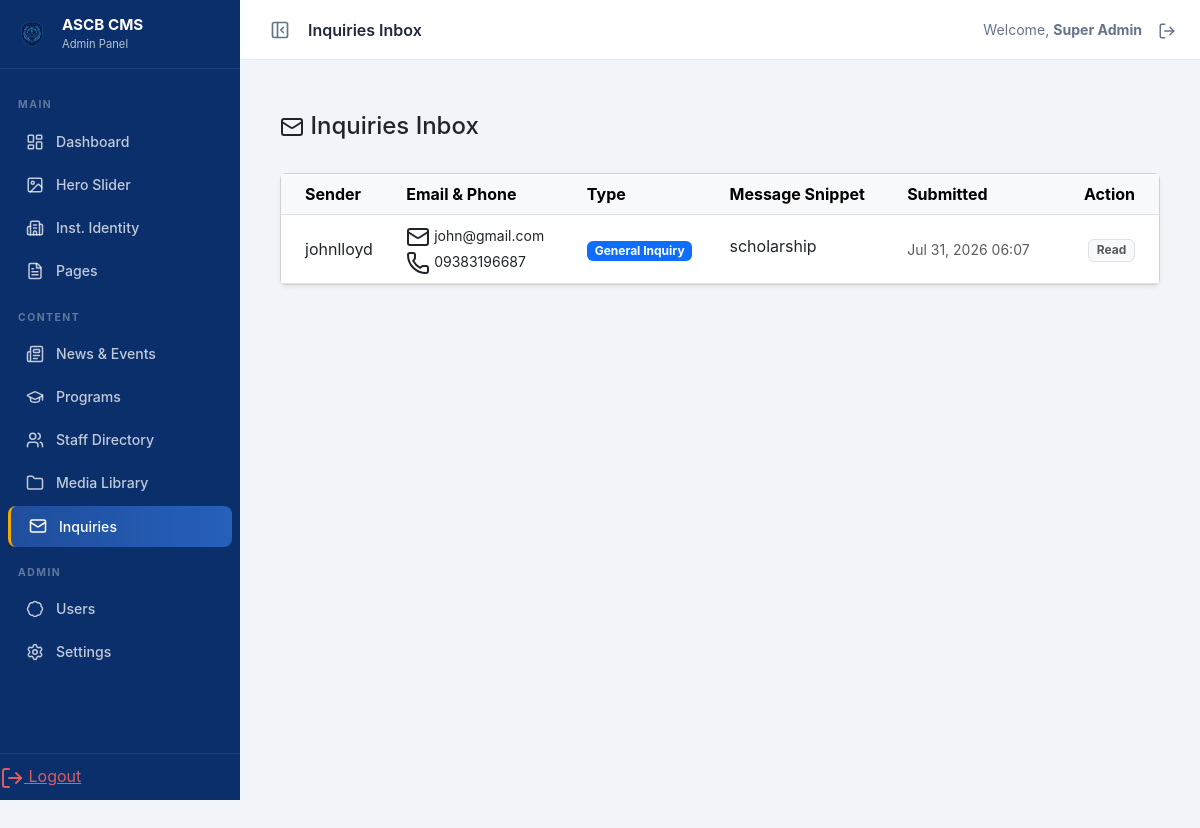
Screenshot of /public_html/admin/modules/inquiries/index.php (signed in) with the database file from the repository.
### tables this page shows
CREATE TABLE `inquiries` (
  `id` int(11) NOT NULL,
  `name` varchar(100) NOT NULL,
  `email` varchar(100) NOT NULL,
  `phone` varchar(20) DEFAULT NULL,
  `message` text NOT NULL,
  `form_type` varchar(50) DEFAULT NULL,
  `submitted_at` timestamp NOT NULL DEFAULT current_timestamp(),
  `is_read` tinyint(1) DEFAULT 0
);

### app/core/Database.php (called while the page is built, shortened)
<?php
class Database {
    private $host = DB_HOST;
    private $user = DB_USER;
    private $pass = DB_PASS;
    private $dbname = DB_NAME;
    private $dbh;
    private $stmt;
    private static $instance = null;
    private function __construct() {
        $dsn = 'mysql:host=' . $this->host . ';dbname=' . $this->dbname . ';charset=utf8mb4';
        $options = array(
            PDO::ATTR_PERSISTENT => false,
            PDO::ATTR_ERRMODE => PDO::ERRMODE_EXCEPTION,
            PDO::ATTR_DEFAULT_FETCH_MODE => PDO::FETCH_OBJ
        );
        try {
            $this->dbh = new PDO($dsn, $this->user, $this->pass, $options);
        } catch(PDOException $e) {
            error_log('Database connection failed: ' . $e->getMessage());
            throw new RuntimeException('Database connection unavailable.', 0, $e);
        }
    }
    public static function getInstance() {
        if (self::$instance == null) {
            self::$instance = new Database();
        }
        return self::$instance;
    }
    public function query($sql) {
        $this->stmt = $this->dbh->prepare($sql);
    }
    public function execute() {
        return $this->stmt->execute();
    }
    public function resultSet() {
        $this->execute();
        return $this->stmt->fetchAll();
    }
}

### public_html/admin/modules/inquiries/index.php (the view, shortened to what this page needs)
<?php
require_once '../../../../app/core/Database.php';
$db = Database::getInstance();
$db->query('SELECT * FROM inquiries ORDER BY submitted_at DESC');
$inquiries = $db->resultSet();
?>
<?php
require_once __DIR__ . '/../../partials/header.php';
require_once __DIR__ . '/../../partials/sidebar.php';
?>
<main class="main-content" id="mainContent">
<div class="container-fluid py-4">
    <div class="d-flex justify-content-between align-items-center mb-4">
        <h4><i data-lucide="mail"></i> Inquiries Inbox</h4>
        </div>
    <div class="card shadow-sm">
        <div class="card-body p-0">
            <table class="table table-hover mb-0 align-middle">
                <thead class="table-light">
                    <tr>
                        <th class="ps-4">Sender</th>
                        <th>Email & Phone</th>
                        <th>Type</th>
                        <th>Message Snippet</th>
                        <th>Submitted</th>
                        <th class="text-end pe-4">Action</th>
                    </tr>
                </thead>
                <tbody>
                    <?php foreach($inquiries as $inq): ?>
                    <tr class="<?php echo $inq->is_read ? '' : 'fw-bold table-warning'; ?>">
                        <td class="ps-4"><?php echo htmlspecialchars($inq->name); ?></td>
                        <td>
                            <small>
                                <i data-lucide="mail"></i> <?php echo htmlspecialchars($inq->email); ?><br>
                                <i data-lucide="phone"></i> <?php echo htmlspecialchars($inq->phone ?? 'N/A'); ?>
                            </small>
                        </td>
                        <td><span class="badge bg-primary"><?php echo htmlspecialchars($inq->form_type ?? 'General'); ?></span></td>
                        <td><span class="text-truncate d-inline-block" style="max-width: 250px;"><?php echo htmlspecialchars($inq->message); ?></span></td>
                        <td><small class="text-muted"><?php echo date('M d, Y H:i', strtotime($inq->submitted_at)); ?></small></td>
                        <td class="text-end pe-4">
                            <?php if(!$inq->is_read): ?>
                                <form action="" method="POST" class="d-inline">
                                    <?php echo Csrf::getField(); ?>
                                    <input type="hidden" name="action" value="mark_read">
                                    <input type="hidden" name="inquiry_id" value="<?php echo $inq->id; ?>">
                                    <button type="submit" class="btn btn-sm btn-outline-success"><i class="bi bi-check2"></i> Read</button>
                                </form>
                            <?php else: ?>
                                <span class="badge bg-light text-muted border">Read</span>
                            <?php endif; ?>
                        </td>
                    </tr>
                    <?php endforeach; ?>
                </tbody>
            </table>
        </div>
    </div>
</div>
<script>lucide.createIcons();</script></body>
</html>

### public_html/admin/partials/header.php (style rules this page uses)
:root { --sidebar-width: 240px; --sidebar-collapsed-width: 64px; --sidebar-bg: #0B2F6B; --sidebar-hover: #1F4E9C; --topbar-height: 60px; --gold: #F2A900; --transition: 0.28s cubic-bezier(.4,0,.2,1); }
* { box-sizing: border-box; }
body { font-family: 'Inter', sans-serif; background: #f1f4f9; margin: 0; }
.main-content { margin-left: var(--sidebar-width); margin-top: var(--topbar-height); padding: 28px; transition: margin-left var(--transition); min-height: 100vh; }

### rows the page displays
inquiries: name "johnlloyd", email "john@gmail.com", phone "09383196687", form_type "General Inquiry", message "scholarship", submitted_at "Jul 31, 2026 06:07", is_read "Read"

### other values shown
$page_title "Inquiries Inbox"
$_SESSION['admin_full_name'] "Super Admin"
